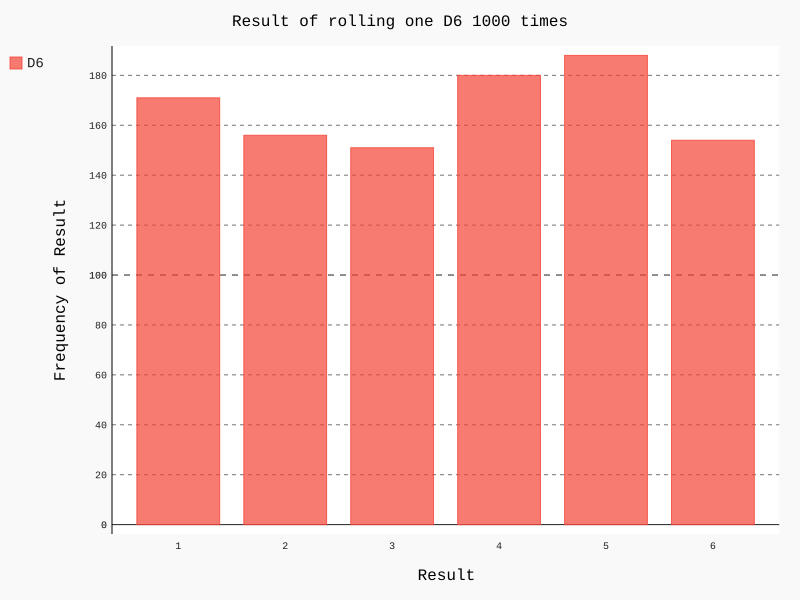

Write Python code to recreate this figure.
from die import Die
import pygal

# 创建一个D6

die = Die()

results = []

for roll_num in range(1000):
    result = die.roll()
    results.append(result)

# 分析结果
frequencies = []
for value in range(1,die.num_side+1):
    frequency = results.count(value) # 返回元素在列表中出现的次数
    frequencies.append(frequency)

print(frequencies)


# 对结果进行可视化
hist = pygal.Bar()
hist.title = "Result of rolling one D6 1000 times"
hist.x_labels = ['1','2','3','4','5','6']
hist.x_title = "Result"
hist.y_title = "Frequency of Result"

hist.add('D6',frequencies)
hist.render_to_file("die_visual.svg")
